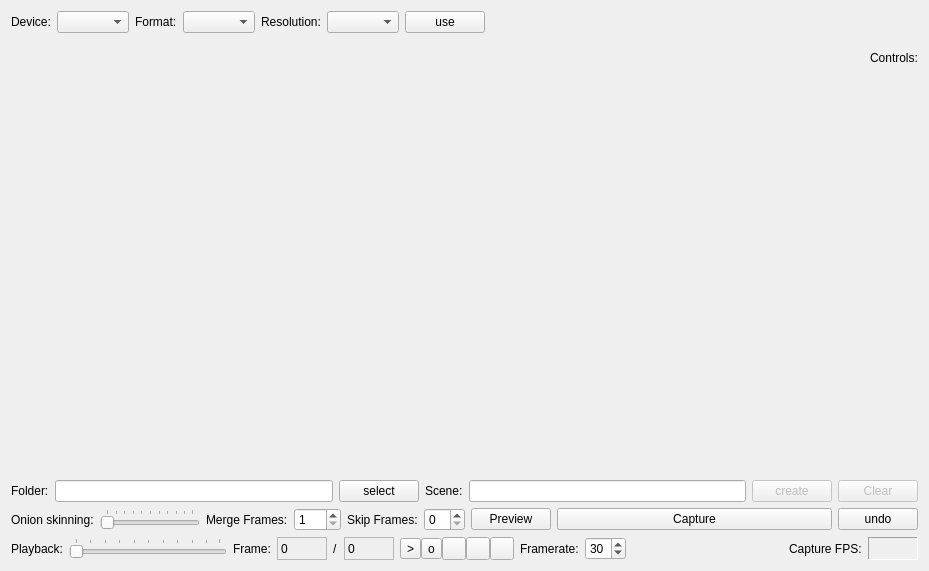
<?xml version="1.0" encoding="UTF-8"?>
<ui version="4.0">
 <class>StopMoCapClass</class>
 <widget class="QWidget" name="StopMoCapClass">
  <property name="geometry">
   <rect>
    <x>0</x>
    <y>0</y>
    <width>929</width>
    <height>571</height>
   </rect>
  </property>
  <property name="windowTitle">
   <string>StopMoCap</string>
  </property>
  <property name="windowIcon">
   <iconset resource="resources.qrc">
    <normaloff>:/icons/resources/icon48x48.png</normaloff>:/icons/resources/icon48x48.png</iconset>
  </property>
  <layout class="QVBoxLayout" name="verticalLayout">
   <item>
    <layout class="QHBoxLayout" name="horizontalLayout">
     <item>
      <widget class="QLabel" name="label">
       <property name="text">
        <string>Device:</string>
       </property>
      </widget>
     </item>
     <item>
      <widget class="QComboBox" name="deviceComboBox"/>
     </item>
     <item>
      <widget class="QLabel" name="label_3">
       <property name="text">
        <string>Format:</string>
       </property>
      </widget>
     </item>
     <item>
      <widget class="QComboBox" name="formatComboBox"/>
     </item>
     <item>
      <widget class="QLabel" name="label_2">
       <property name="text">
        <string>Resolution:</string>
       </property>
      </widget>
     </item>
     <item>
      <widget class="QComboBox" name="resolutionComboBox"/>
     </item>
     <item>
      <widget class="QPushButton" name="useDevice">
       <property name="text">
        <string>use</string>
       </property>
      </widget>
     </item>
     <item>
      <spacer name="horizontalSpacer">
       <property name="orientation">
        <enum>Qt::Horizontal</enum>
       </property>
       <property name="sizeHint" stdset="0">
        <size>
         <width>40</width>
         <height>20</height>
        </size>
       </property>
      </spacer>
     </item>
    </layout>
   </item>
   <item>
    <layout class="QGridLayout" name="gridLayout">
     <property name="topMargin">
      <number>9</number>
     </property>
     <item row="0" column="0">
      <spacer name="horizontalSpacer_2">
       <property name="orientation">
        <enum>Qt::Horizontal</enum>
       </property>
       <property name="sizeHint" stdset="0">
        <size>
         <width>40</width>
         <height>20</height>
        </size>
       </property>
      </spacer>
     </item>
     <item row="0" column="1">
      <widget class="QLabel" name="label_11">
       <property name="sizePolicy">
        <sizepolicy hsizetype="Preferred" vsizetype="Fixed">
         <horstretch>0</horstretch>
         <verstretch>0</verstretch>
        </sizepolicy>
       </property>
       <property name="text">
        <string>Controls:</string>
       </property>
       <property name="alignment">
        <set>Qt::AlignLeading|Qt::AlignLeft|Qt::AlignTop</set>
       </property>
      </widget>
     </item>
     <item row="1" column="0">
      <widget class="QLabel" name="viewer">
       <property name="sizePolicy">
        <sizepolicy hsizetype="Ignored" vsizetype="Ignored">
         <horstretch>0</horstretch>
         <verstretch>0</verstretch>
        </sizepolicy>
       </property>
       <property name="palette">
        <palette>
         <active>
          <colorrole role="Button">
           <brush brushstyle="SolidPattern">
            <color alpha="255">
             <red>0</red>
             <green>0</green>
             <blue>0</blue>
            </color>
           </brush>
          </colorrole>
          <colorrole role="Base">
           <brush brushstyle="SolidPattern">
            <color alpha="255">
             <red>252</red>
             <green>252</green>
             <blue>252</blue>
            </color>
           </brush>
          </colorrole>
          <colorrole role="Window">
           <brush brushstyle="SolidPattern">
            <color alpha="255">
             <red>0</red>
             <green>0</green>
             <blue>0</blue>
            </color>
           </brush>
          </colorrole>
         </active>
         <inactive>
          <colorrole role="Button">
           <brush brushstyle="SolidPattern">
            <color alpha="255">
             <red>0</red>
             <green>0</green>
             <blue>0</blue>
            </color>
           </brush>
          </colorrole>
          <colorrole role="Base">
           <brush brushstyle="SolidPattern">
            <color alpha="255">
             <red>252</red>
             <green>252</green>
             <blue>252</blue>
            </color>
           </brush>
          </colorrole>
          <colorrole role="Window">
           <brush brushstyle="SolidPattern">
            <color alpha="255">
             <red>0</red>
             <green>0</green>
             <blue>0</blue>
            </color>
           </brush>
          </colorrole>
         </inactive>
         <disabled>
          <colorrole role="Button">
           <brush brushstyle="SolidPattern">
            <color alpha="255">
             <red>0</red>
             <green>0</green>
             <blue>0</blue>
            </color>
           </brush>
          </colorrole>
          <colorrole role="Base">
           <brush brushstyle="SolidPattern">
            <color alpha="255">
             <red>0</red>
             <green>0</green>
             <blue>0</blue>
            </color>
           </brush>
          </colorrole>
          <colorrole role="Window">
           <brush brushstyle="SolidPattern">
            <color alpha="255">
             <red>0</red>
             <green>0</green>
             <blue>0</blue>
            </color>
           </brush>
          </colorrole>
         </disabled>
        </palette>
       </property>
       <property name="frameShape">
        <enum>QFrame::NoFrame</enum>
       </property>
       <property name="frameShadow">
        <enum>QFrame::Sunken</enum>
       </property>
       <property name="text">
        <string/>
       </property>
       <property name="textFormat">
        <enum>Qt::LogText</enum>
       </property>
       <property name="scaledContents">
        <bool>false</bool>
       </property>
      </widget>
     </item>
     <item row="1" column="1">
      <layout class="QVBoxLayout" name="verticalLayout_2">
       <property name="leftMargin">
        <number>0</number>
       </property>
       <property name="bottomMargin">
        <number>5</number>
       </property>
       <item>
        <widget class="QWidget" name="controlWidget" native="true"/>
       </item>
       <item>
        <spacer name="verticalSpacer">
         <property name="orientation">
          <enum>Qt::Vertical</enum>
         </property>
         <property name="sizeHint" stdset="0">
          <size>
           <width>20</width>
           <height>40</height>
          </size>
         </property>
        </spacer>
       </item>
      </layout>
     </item>
    </layout>
   </item>
   <item>
    <layout class="QHBoxLayout" name="horizontalLayout_4">
     <property name="topMargin">
      <number>0</number>
     </property>
     <item>
      <widget class="QLabel" name="label_6">
       <property name="text">
        <string>Folder:</string>
       </property>
      </widget>
     </item>
     <item>
      <widget class="QLineEdit" name="captureDir">
       <property name="readOnly">
        <bool>true</bool>
       </property>
      </widget>
     </item>
     <item>
      <widget class="QPushButton" name="selectDir">
       <property name="text">
        <string>select</string>
       </property>
       <property name="iconSize">
        <size>
         <width>16</width>
         <height>16</height>
        </size>
       </property>
      </widget>
     </item>
     <item>
      <widget class="QLabel" name="label_7">
       <property name="text">
        <string>Scene:</string>
       </property>
      </widget>
     </item>
     <item>
      <widget class="QLineEdit" name="sceneName"/>
     </item>
     <item>
      <widget class="QPushButton" name="createScene">
       <property name="enabled">
        <bool>false</bool>
       </property>
       <property name="text">
        <string>create</string>
       </property>
      </widget>
     </item>
     <item>
      <widget class="QPushButton" name="pushButton_4">
       <property name="enabled">
        <bool>false</bool>
       </property>
       <property name="text">
        <string>Clear</string>
       </property>
      </widget>
     </item>
    </layout>
   </item>
   <item>
    <layout class="QHBoxLayout" name="horizontalLayout_3">
     <property name="topMargin">
      <number>0</number>
     </property>
     <item>
      <widget class="QLabel" name="label_4">
       <property name="text">
        <string>Onion skinning:</string>
       </property>
      </widget>
     </item>
     <item>
      <widget class="QSlider" name="onionSkinning">
       <property name="maximumSize">
        <size>
         <width>100</width>
         <height>16777215</height>
        </size>
       </property>
       <property name="orientation">
        <enum>Qt::Horizontal</enum>
       </property>
       <property name="tickPosition">
        <enum>QSlider::TicksAbove</enum>
       </property>
      </widget>
     </item>
     <item>
      <widget class="QLabel" name="label_9">
       <property name="text">
        <string>Merge Frames:</string>
       </property>
      </widget>
     </item>
     <item>
      <widget class="QSpinBox" name="mergeFrames">
       <property name="minimum">
        <number>1</number>
       </property>
       <property name="maximum">
        <number>100</number>
       </property>
      </widget>
     </item>
     <item>
      <widget class="QLabel" name="label_12">
       <property name="text">
        <string>Skip Frames:</string>
       </property>
      </widget>
     </item>
     <item>
      <widget class="QSpinBox" name="skipFrames">
       <property name="minimum">
        <number>0</number>
       </property>
       <property name="maximum">
        <number>10</number>
       </property>
       <property name="value">
        <number>0</number>
       </property>
      </widget>
     </item>
     <item>
      <widget class="QPushButton" name="previewButton">
       <property name="text">
        <string>Preview</string>
       </property>
       <property name="checkable">
        <bool>true</bool>
       </property>
      </widget>
     </item>
     <item>
      <widget class="QPushButton" name="captureButton">
       <property name="sizePolicy">
        <sizepolicy hsizetype="Expanding" vsizetype="Fixed">
         <horstretch>0</horstretch>
         <verstretch>0</verstretch>
        </sizepolicy>
       </property>
       <property name="text">
        <string>Capture</string>
       </property>
       <property name="autoDefault">
        <bool>true</bool>
       </property>
       <property name="default">
        <bool>false</bool>
       </property>
      </widget>
     </item>
     <item>
      <widget class="QPushButton" name="pushButton_2">
       <property name="text">
        <string>undo</string>
       </property>
      </widget>
     </item>
    </layout>
   </item>
   <item>
    <layout class="QHBoxLayout" name="horizontalLayout_5">
     <property name="spacing">
      <number>6</number>
     </property>
     <property name="topMargin">
      <number>0</number>
     </property>
     <item>
      <widget class="QLabel" name="label_8">
       <property name="text">
        <string>Playback:</string>
       </property>
      </widget>
     </item>
     <item>
      <widget class="QSlider" name="frameSlider">
       <property name="orientation">
        <enum>Qt::Horizontal</enum>
       </property>
       <property name="tickPosition">
        <enum>QSlider::TicksAbove</enum>
       </property>
       <property name="tickInterval">
        <number>10</number>
       </property>
      </widget>
     </item>
     <item>
      <widget class="QLabel" name="label_10">
       <property name="text">
        <string>Frame:</string>
       </property>
      </widget>
     </item>
     <item>
      <widget class="QLabel" name="frameNum">
       <property name="minimumSize">
        <size>
         <width>50</width>
         <height>0</height>
        </size>
       </property>
       <property name="maximumSize">
        <size>
         <width>50</width>
         <height>16777215</height>
        </size>
       </property>
       <property name="frameShape">
        <enum>QFrame::StyledPanel</enum>
       </property>
       <property name="frameShadow">
        <enum>QFrame::Sunken</enum>
       </property>
       <property name="midLineWidth">
        <number>1</number>
       </property>
       <property name="text">
        <string>0</string>
       </property>
      </widget>
     </item>
     <item>
      <widget class="QLabel" name="label_5">
       <property name="text">
        <string>/</string>
       </property>
      </widget>
     </item>
     <item>
      <widget class="QLabel" name="totalFrames">
       <property name="minimumSize">
        <size>
         <width>50</width>
         <height>0</height>
        </size>
       </property>
       <property name="maximumSize">
        <size>
         <width>50</width>
         <height>16777215</height>
        </size>
       </property>
       <property name="frameShape">
        <enum>QFrame::StyledPanel</enum>
       </property>
       <property name="frameShadow">
        <enum>QFrame::Sunken</enum>
       </property>
       <property name="midLineWidth">
        <number>1</number>
       </property>
       <property name="text">
        <string>0</string>
       </property>
      </widget>
     </item>
     <item>
      <layout class="QHBoxLayout" name="horizontalLayout_6">
       <property name="spacing">
        <number>0</number>
       </property>
       <property name="leftMargin">
        <number>0</number>
       </property>
       <item>
        <widget class="QToolButton" name="playButton">
         <property name="text">
          <string>&gt;</string>
         </property>
         <property name="iconSize">
          <size>
           <width>16</width>
           <height>16</height>
          </size>
         </property>
        </widget>
       </item>
       <item>
        <widget class="QToolButton" name="stopButton">
         <property name="text">
          <string>o</string>
         </property>
         <property name="iconSize">
          <size>
           <width>16</width>
           <height>16</height>
          </size>
         </property>
        </widget>
       </item>
       <item>
        <widget class="QToolButton" name="toolButton_3">
         <property name="text">
          <string/>
         </property>
         <property name="iconSize">
          <size>
           <width>16</width>
           <height>16</height>
          </size>
         </property>
        </widget>
       </item>
       <item>
        <widget class="QToolButton" name="toolButton_5">
         <property name="text">
          <string/>
         </property>
         <property name="iconSize">
          <size>
           <width>16</width>
           <height>16</height>
          </size>
         </property>
        </widget>
       </item>
       <item>
        <widget class="QToolButton" name="toolButton_4">
         <property name="text">
          <string/>
         </property>
         <property name="iconSize">
          <size>
           <width>16</width>
           <height>16</height>
          </size>
         </property>
        </widget>
       </item>
      </layout>
     </item>
     <item>
      <widget class="QLabel" name="label_13">
       <property name="text">
        <string>Framerate:</string>
       </property>
      </widget>
     </item>
     <item>
      <widget class="QSpinBox" name="frameRate">
       <property name="minimum">
        <number>1</number>
       </property>
       <property name="maximum">
        <number>60</number>
       </property>
       <property name="value">
        <number>30</number>
       </property>
      </widget>
     </item>
     <item>
      <spacer name="horizontalSpacer_4">
       <property name="orientation">
        <enum>Qt::Horizontal</enum>
       </property>
       <property name="sizeHint" stdset="0">
        <size>
         <width>40</width>
         <height>20</height>
        </size>
       </property>
      </spacer>
     </item>
     <item>
      <widget class="QLabel" name="label_14">
       <property name="text">
        <string>Capture FPS:</string>
       </property>
      </widget>
     </item>
     <item>
      <widget class="QLabel" name="captureFPS">
       <property name="minimumSize">
        <size>
         <width>50</width>
         <height>0</height>
        </size>
       </property>
       <property name="frameShape">
        <enum>QFrame::Panel</enum>
       </property>
       <property name="frameShadow">
        <enum>QFrame::Sunken</enum>
       </property>
       <property name="text">
        <string/>
       </property>
      </widget>
     </item>
    </layout>
   </item>
  </layout>
 </widget>
 <layoutdefault spacing="6" margin="11"/>
 <resources>
  <include location="resources.qrc"/>
 </resources>
 <connections/>
</ui>
